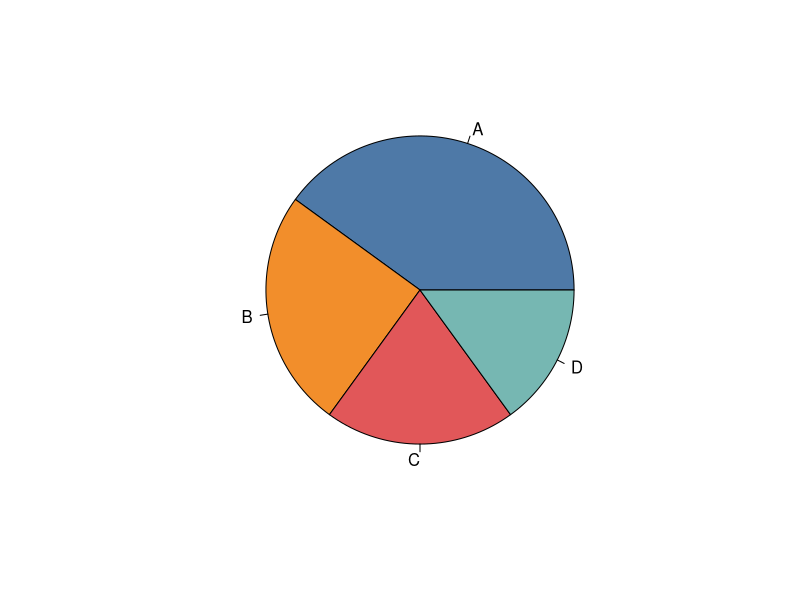
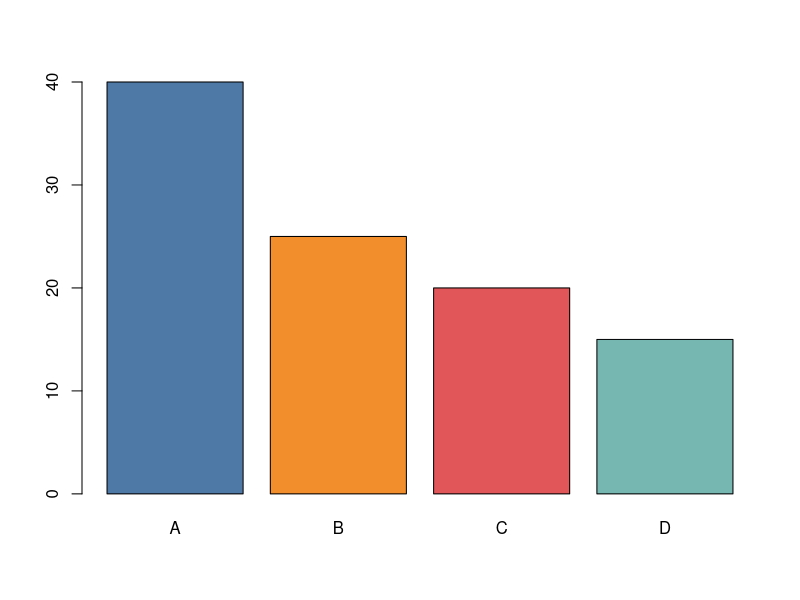
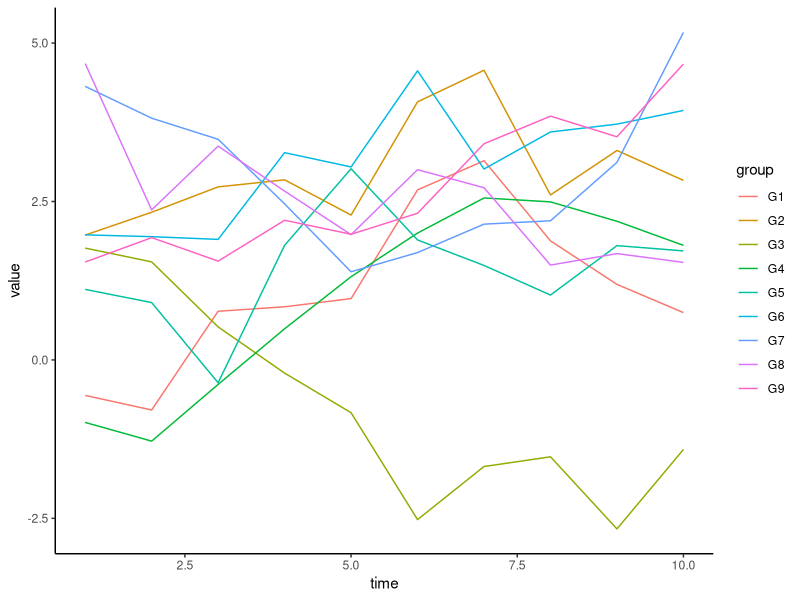
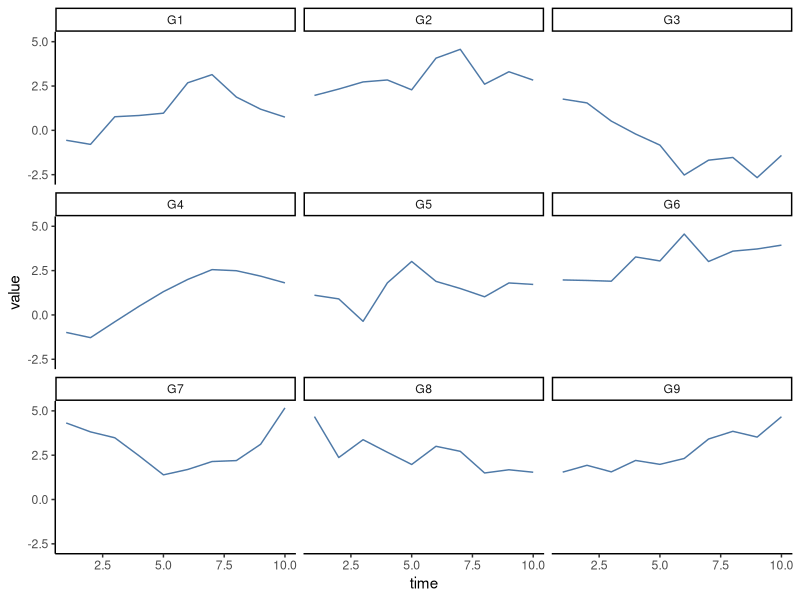
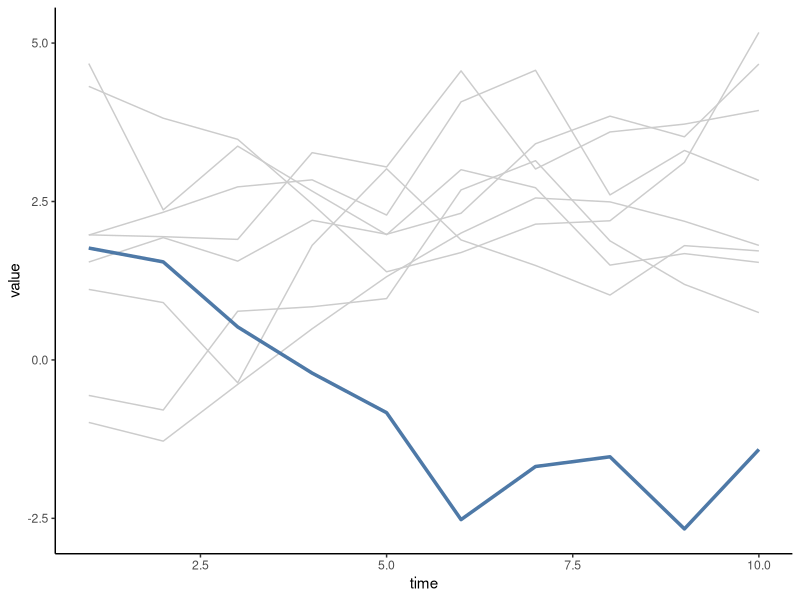

Write R code to recreate these figures, in order.
## ---- chunk 1
#| echo: false

# Sample data
categories <- c("A", "B", "C", "D")
values <- c(40, 25, 20, 15)
colors <- c("#4E79A7", "#F28E2B", "#E15759", "#76B7B2")

pie(values,
    labels = categories,
    col = colors)
## ---- chunk 2
#| echo: false

barplot(values,
        names.arg = categories,
        col = colors)
## ---- chunk 3
#| echo: false

# Load library
library(ggplot2)

# Create sample data
set.seed(123)
df <- data.frame(
  time = rep(1:10, times = 9),
  group = rep(paste0("G", 1:9), each = 10),
  value = cumsum(rnorm(90, 0, 1))
)

ggplot(df, aes(x = time, y = value, color = group)) +
  geom_line() +
  theme_classic()
## ---- chunk 4
#| echo: false

ggplot(df, aes(x = time, y = value)) +
  geom_line(color = "#4E79A7") +
  facet_wrap(~ group) +
  theme_classic()
## ---- chunk 5
#| echo: false

highlight_group <- "G3"

ggplot(df, aes(x = time, y = value, group = group)) +
  geom_line(color = "grey80") +
  geom_line(
    data = subset(df, group == highlight_group),
    color = "#4E79A7",
    linewidth = 1.2
  ) +
  theme_classic()
